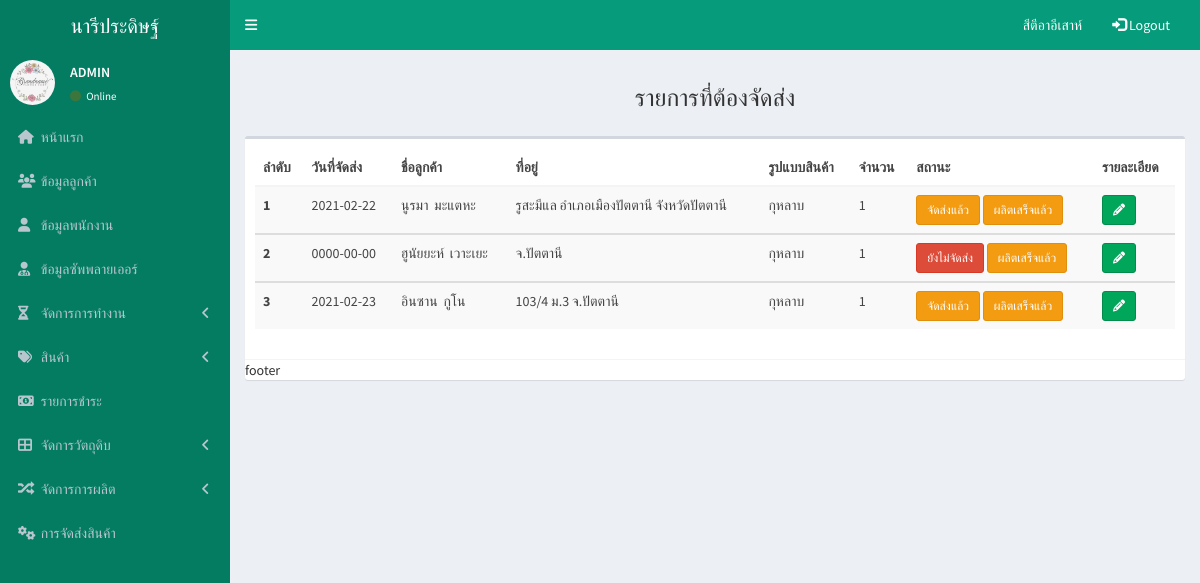
/pages/delivery/delivery_show2.php (signed in), run on the app's committed database.
### tables this page shows
CREATE TABLE `delivery` (
  `delivery_id` int(10) NOT NULL,
  `manufacture_id` int(10) NOT NULL,
  `delivery_date` date NOT NULL,
  `status_delivery` varchar(20) NOT NULL DEFAULT 'ยังไม่จัดส่ง'
);

CREATE TABLE `product` (
  `product_id` int(10) NOT NULL,
  `product_name` varchar(100) NOT NULL,
  `product_price` varchar(50) NOT NULL,
  `image` varchar(50) NOT NULL,
  `genre_product_id` int(11) NOT NULL
);

CREATE TABLE `order_details` (
  `order_details_id` int(10) NOT NULL,
  `product_id` int(10) NOT NULL,
  `order_product_id` int(10) NOT NULL,
  `order_amount` int(10) NOT NULL,
  `price` int(10) NOT NULL,
  `sum_price` int(10) NOT NULL,
  `deposit` int(10) NOT NULL,
  `date_order` varchar(50) NOT NULL,
  `status_sd` varchar(50) NOT NULL DEFAULT 'ยังไม่ผลิต'
);

CREATE TABLE `manufacture` (
  `manufacture_id` int(10) NOT NULL,
  `order_details_id` int(10) NOT NULL,
  `employee_id` int(10) NOT NULL,
  `date` date NOT NULL,
  `status_m` varchar(20) NOT NULL DEFAULT 'ผลิตเสร็จแล้ว'
);

### pages/delivery/delivery_show2.php (the view, shortened to what this page needs)
<!DOCTYPE html>
<html>
<?php  include("db.php");?>
<head>
    <link rel="stylesheet" href="../../bower_components/bootstrap/dist/css/bootstrap.min.css">
    <link rel="stylesheet" href="../../bower_components/font-awesome/css/font-awesome.min.css">
    <link rel="stylesheet" href="../../bower_components/Ionicons/css/ionicons.min.css">
    <link rel="stylesheet" href="../../dist/css/AdminLTE.min.css">
    <link rel="stylesheet" href="../../dist/css/skins/_all-skins.min.css">
</head>
<body class="hold-transition skin-blue sidebar-mini">
    <div class="wrapper">
        <header class="main-header">
            <a href="../admin/admin.php" class="logo">
                <span class="logo-lg">นารีประดิษฐ์</span>
            </a>
            <?php
                include('../bar/navbar.php');
                include('../bar/sidebar.php');
            ?>
            <div class="content-wrapper">
                <section class="content-header">
                    <center>
                        <h3>
                            รายการที่ต้องจัดส่ง
                        </h3>
                    </center>
                </section>
                <section class="content">
                    <div class="box">
                        <div class="box-header with-border">
                            <?php
                                    $sql = "SELECT * FROM delivery
                                    INNER JOIN manufacture  ON manufacture.manufacture_id = delivery.manufacture_id
                                    INNER JOIN order_details ON order_details.order_details_id = manufacture.order_details_id
                                    INNER JOIN product      ON product.product_id = order_details.product_id
                                    -- INNER JOIN genre_product ON product.genre_product_id = genre_product.genre_product_id
                                    INNER JOIN order_product         ON order_product.order_product_id  =order_details.order_product_id
                                    INNER JOIN login        ON login.user_id =order_product.user_id";
                                    $query =mysqli_query($conn,$sql)
                              ?>
                            <table class="table table-striped">
                                <thead>
                                    <tr>
                                        <th scope="col">ลำดับ</th>
                                        <th scope="col">วันที่จัดส่ง</th>
                                        <th scope="col">ชื่อลูกค้า</th>
                                        <th scope="col">ที่อยู่</th>
                                        <th scope="col">รูปแบบสินค้า</th>
                                        <th scope="col">จำนวน</th>
                                        <th scope="col">สถานะ</th>
                                        <th scope="col">รายละเอียด</th>
                                    </tr>
                                </thead>
                                <tbody>
                                    <?php
                                    $i =1;
                                    if($sql)
                                    {
                                        while($row=mysqli_fetch_array($query,MYSQLI_ASSOC))
                                        {
                                ?>
                                    <tr>
                                        <th scope="row"><?php echo $i; ?></th>
                                        <td><?php echo $row['delivery_date']; ?></td>
                                        <td><?php echo $row['name']; ?>&nbsp; <?php echo $row['lastname']; ?></td>
                                        <td><?php echo $row['address']; ?></td>
                                        <td><?php echo $row['product_name']; ?></td>
                                        <td><?php echo $row['order_amount']; ?></td>
                                        <td>
                                            <?php if($row['status_delivery']=="ยังไม่จัดส่ง"){ ?>
                                            <a href="#" class="btn btn-danger btn-sm"><i class=""></i>ยังไม่จัดส่ง</a>
                                            <?php }else { ?>
                                            <a class="btn btn-warning  btn-sm"><i class=""></i>จัดส่งแล้ว</a>
                                            <?php } ?>
                                            <button
                                                class="btn btn-warning btn-sm"><?php echo $row['status_m']; ?></button>
                                        </td>
                                        <td>
                                            <a href="delivery_form_update.php?txtid=<?php echo $row['delivery_id'];?>"
                                                class="btn btn-success btn-sm"><i class="fa fa-pencil"></i></a>
                                        </td>
                                    </tr>
                                </tbody>
                                <?php $i ++; }
                                }
                                else
                                {
                                echo "No Recoer Found";
                                }
                                ?>
                            </table>
                        </div>
                        footer
                    </div>
                </section>
            </div>
</body>
</html>

### data on the page
delivery: delivery_date "2021-02-22", login.name "นูรมา", login.lastname "มะแตหะ", login.address "รูสะมีแล อำเภอเมืองปัตตานี จังหวัดปัตตานี", product.product_name "กุหลาบ", order_details.order_amount "1", status_delivery "จัดส่งแล้ว", manufacture.status_m "ผลิตเสร็จแล้ว"
delivery: delivery_date "0000-00-00", login.name "ฮูนัยยะห์", login.lastname "เวาะเยะ", login.address "จ.ปัตตานี", product.product_name "กุหลาบ", order_details.order_amount "1", status_delivery "ยังไม่จัดส่ง", manufacture.status_m "ผลิตเสร็จแล้ว"
delivery: delivery_date "2021-02-23", login.name "อินซาน", login.lastname "กูโน", login.address "103/4 ม.3 จ.ปัตตานี", product.product_name "กุหลาบ", order_details.order_amount "1", status_delivery "จัดส่งแล้ว", manufacture.status_m "ผลิตเสร็จแล้ว"

### other printed values
$_SESSION["username"] "สีตีอาอีเสาห์"
